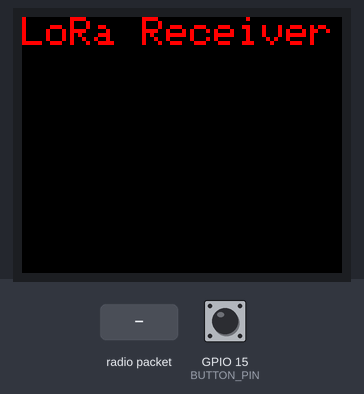
The sketch below on a simulated ESP32. Parts: 160×128 colour display. The inputs (shaded band) are chosen by the test bench; at power-on: GPIO 15 (BUTTON_PIN) HIGH. No radio packets arrive unless stated; the audio player accepts every command and is not drawn; what the sketch prints to the serial monitor is not drawn.

Above: at 1.9 s.
2.0 s: radio packet "Sensor1:" arrives
At 3.2 s:
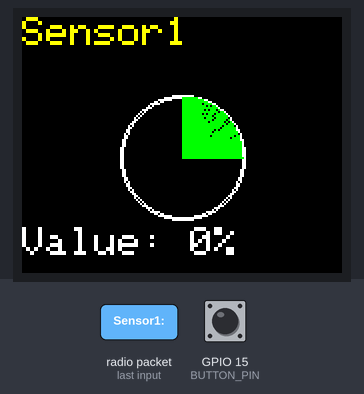
3.5 s: GPIO 15 (BUTTON_PIN) pulled LOW for 0.15 s
At 4.3 s:
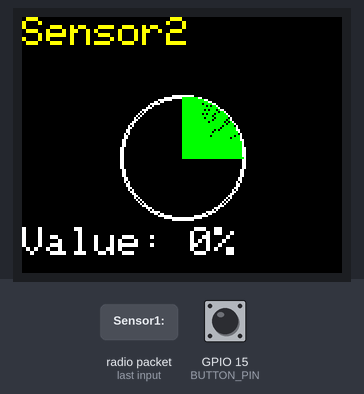
5.1 s: GPIO 15 (BUTTON_PIN) pulled LOW for 1 s
At 5.6 s:
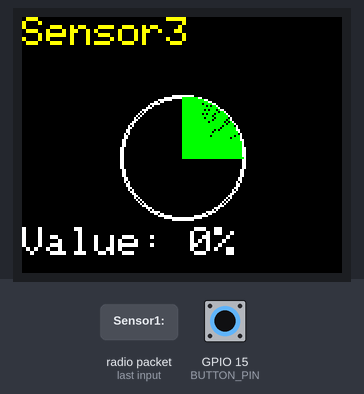
Timing chart, 0 to 8.1 s (numbered marks = the images above; inputs shaded):
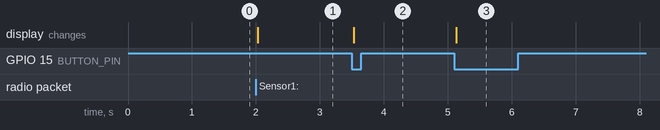

The sketch:

esp32_mp3_tft_3Sensor_meter.ino
```cpp
#include <LoRa.h>
#include <Adafruit_GFX.h>  // Core graphics library
#include <Adafruit_ST7735.h>  // Hardware-specific library for ST7735
#include <SPI.h>
#include <math.h>  // For trigonometric functions
#include "HardwareSerial.h"
#include "DFRobotDFPlayerMini.h"

// Pin definitions for Arduino Mega (LoRa)
#define LORA_NSS 5   // NSS pin
#define LORA_RST 2   // Reset pin
#define LORA_DIO0 -1 // DIO0 pin (not used)

// Pin definitions for ESP32-WROOM (TFT Display)
#define TFT_DC 12     // Data/Command pin
#define TFT_CS 13     // Chip Select pin
#define TFT_MOSI 14   // MOSI pin
#define TFT_CLK 27    // Clock pin
#define TFT_RST 0     // Reset pin
#define TFT_MISO 0    // MISO pin (not used)

// Push button pin definition
#define BUTTON_PIN 15  // Change to the actual pin connected to your button

// Create TFT display object
Adafruit_ST7735 tft = Adafruit_ST7735(TFT_CS, TFT_DC, TFT_MOSI, TFT_CLK, TFT_RST);

// Meter dimensions
#define METER_RADIUS  30    // Adjusted radius for a 1.8-inch display
#define METER_CENTER_X 80   // Center x-coordinate for the meter
#define METER_CENTER_Y 70   // Center y-coordinate for the meter
#define VALUE_Y_OFFSET 105  // Vertical offset for the value text

// Sensor data storage
int sensor1Value = 0;
int sensor2Value = 0;
int sensor3Value = 0;
int currentSensor = 1;  // Start with sensor 1
bool buttonPressed = false;

// Initialize hardware serial on pins 16 (RX2) and 17 (TX2)
HardwareSerial myHardwareSerial(2);
DFRobotDFPlayerMini myDFPlayer;

void setup() {
  // Initialize serial communication for debugging purposes
  Serial.begin(115200);
  //while (!Serial);

  // Initialize button input
  pinMode(BUTTON_PIN, INPUT_PULLUP);

  // Initialize LoRa
  LoRa.setPins(LORA_NSS, LORA_RST, LORA_DIO0);  // Set the pins for LoRa
  if (!LoRa.begin(433E6)) {  // Initialize LoRa with the frequency for India
    Serial.println("Starting LoRa failed!");
    while (1);
  }
  Serial.println("LoRa Receiver Initialized");

  // Initialize the display
  tft.initR(INITR_BLACKTAB);  // Initialize with ST7735 display type
  tft.setRotation(3);  // Set to upside-down orientation
  tft.fillScreen(ST7735_BLACK);  // Fill screen with black color
  tft.setTextColor(ST7735_RED);  // Set text color to red
  tft.setTextSize(2);            // Set text size for the header
  tft.setCursor(0, 0);           // Set cursor position
  tft.println("LoRa Receiver");  // Initial message on the TFT display

  // Initialize DFPlayer Mini module
  myHardwareSerial.begin(9600, SERIAL_8N1, 16, 17);
  Serial.println();
  Serial.println(F("DFRobot DFPlayer Mini"));
  Serial.println(F("Initializing DFPlayer module ... Wait!"));

  if (!myDFPlayer.begin(myHardwareSerial)) {
    Serial.println(F("Not initialized:"));
    Serial.println(F("1. Check the DFPlayer Mini connections"));
    Serial.println(F("2. Insert an SD card"));
    while (true);
  }

  Serial.println(F("DFPlayer Mini module initialized!"));
  myDFPlayer.volume(30);  // Set volume level (0-30)
}

void loop() {
  // Check for received LoRa packets
  int packetSize = LoRa.parsePacket();
  if (packetSize) {
    String packet = "";
    while (LoRa.available()) {
      packet += (char)LoRa.read();  // Read packet data
    }

    // Output received packet to Serial Monitor
    Serial.print("Received packet: ");
    Serial.println(packet);

    // Parse packet data
    if (packet.startsWith("Sensor1:")) {
      sensor1Value = packet.substring(packet.indexOf("Sensor1:") + 8, packet.indexOf(';')).toInt();
    }
    if (packet.indexOf("Sensor2:") != -1) {
      sensor2Value = packet.substring(packet.indexOf("Sensor2:") + 8, packet.indexOf(';', packet.indexOf("Sensor2:"))).toInt();
    }
    if (packet.indexOf("Sensor3:") != -1) {
      sensor3Value = packet.substring(packet.indexOf("Sensor3:") + 8).toInt();
    }

    // Display the sensor value on the TFT display
    displaySensorValue();
  }

  // Check for button press to switch sensors
  if (digitalRead(BUTTON_PIN) == LOW) {
    if (!buttonPressed) {
      currentSensor = (currentSensor % 3) + 1;  // Cycle through sensors 1, 2, 3
      buttonPressed = true;
      displaySensorValue();  // Update the display to show the new sensor value
    }
  } else {
    buttonPressed = false;  // Reset button press state
  }
}

void displaySensorValue() {
  // Clear the screen and display the meter for the current sensor
  tft.fillScreen(ST7735_BLACK);

  if (currentSensor == 1) {
    drawRoundMeter(sensor1Value, "Sensor1");
    if (sensor1Value < 50) {
      myDFPlayer.play(1);  // Play track 001 for Sensor 1
    }
  } else if (currentSensor == 2) {
    drawRoundMeter(sensor2Value, "Sensor2");
    if (sensor2Value < 50) {
      myDFPlayer.play(2);  // Play track 002 for Sensor 2
    }
  } else if (currentSensor == 3) {
    drawRoundMeter(sensor3Value, "Sensor3");
    if (sensor3Value < 50) {
      myDFPlayer.play(3);  // Play track 003 for Sensor 3
    }
  }
}

void drawRoundMeter(int value, String sensorName) {
  // Draw meter background
  tft.drawCircle(METER_CENTER_X, METER_CENTER_Y, METER_RADIUS, ST7735_WHITE);

  // Draw meter border
  tft.drawCircle(METER_CENTER_X, METER_CENTER_Y, METER_RADIUS + 1, ST7735_WHITE);

  // Draw filled arc (meter) based on sensor value
  int startAngle = -90; // Start angle (top of the meter)
  int endAngle = map(value, 0, 100, 0, 180); // End angle based on sensor value

  for (int angle = startAngle; angle <= endAngle; angle++) {
    float angleRad = radians(angle); // Convert angle to radians
    int x = METER_CENTER_X + METER_RADIUS * cos(angleRad);
    int y = METER_CENTER_Y + METER_RADIUS * sin(angleRad);
    tft.drawLine(METER_CENTER_X, METER_CENTER_Y, x, y, ST7735_GREEN);
  }

  // Draw sensor name at the top
  tft.setCursor(0, 0);
  tft.setTextColor(ST7735_YELLOW);
  tft.setTextSize(2);  // Adjusted text size
  tft.print(sensorName);

  // Draw value text below the meter
  tft.setCursor(0, VALUE_Y_OFFSET);
  tft.setTextColor(ST7735_WHITE);
  tft.setTextSize(2);  // Adjusted text size
  tft.print("Value: ");
  tft.print(value);
  tft.print("%");
}
```

Measured:
- after the input at 2.0 s, the display: changes at once (image 1)
- after the input at 3.5 s, the display: changes at once (image 2)
- after the input at 5.1 s, the display: changes at once (image 3)
